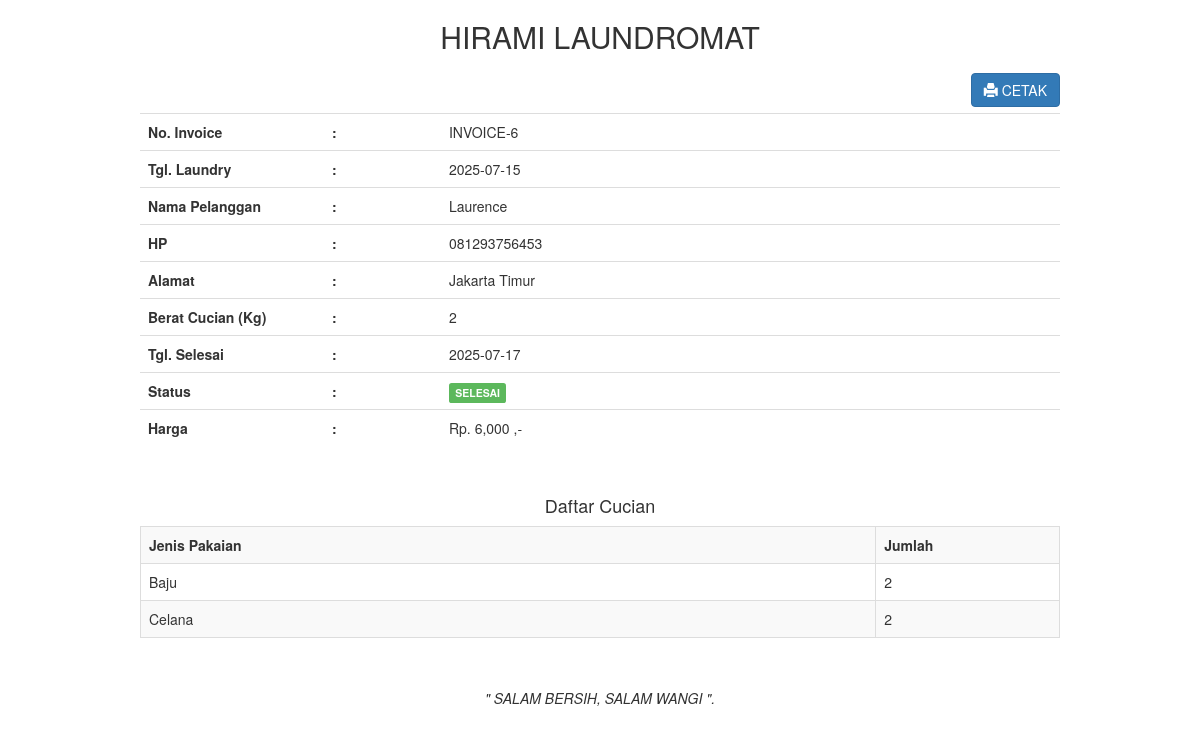
/admin/transaksi_invoice.php?id=6 (signed in), run on the app's committed database.
### tables this page shows
CREATE TABLE `transaksi` (
  `transaksi_id` int(11) NOT NULL,
  `transaksi_tgl` date NOT NULL,
  `transaksi_pelanggan` int(11) NOT NULL,
  `transaksi_harga` int(11) NOT NULL,
  `transaksi_berat` int(11) NOT NULL,
  `transaksi_tgl_selesai` date NOT NULL,
  `transaksi_status` int(11) NOT NULL
);

CREATE TABLE `pelanggan` (
  `pelanggan_id` int(11) NOT NULL,
  `pelanggan_nama` varchar(255) NOT NULL,
  `pelanggan_hp` varchar(255) NOT NULL,
  `pelanggan_alamat` text NOT NULL
);

CREATE TABLE `pakaian` (
  `pakaian_id` int(11) NOT NULL,
  `pakaian_transaksi` int(11) NOT NULL,
  `pakaian_jenis` varchar(255) NOT NULL,
  `pakaian_jumlah` int(11) NOT NULL
);

### admin/transaksi_invoice.php (the view, shortened to what this page needs)
<!DOCTYPE html>
<html>
<head>
    <link rel="stylesheet" type="text/css" href="../assets/css/bootstrap.css">
</head>
<body>
    <?php
    include '../koneksi.php';
    ?>
    <div class="container">
        <div class="col-md-10 col-md-offset-1">
            <?php
            $id = $_GET['id'];
            $transaksi = mysqli_query($koneksi,"select * from transaksi,pelanggan where transaksi_id='$id' and transaksi_pelanggan=pelanggan_id");
            while($t=mysqli_fetch_array($transaksi)){
                ?>
                <center><h2>HIRAMI LAUNDROMAT</h2></center>
                <a href="transaksi_invoice_cetak.php?id=<?php echo $id; ?>" target="_blank" class="btn btn-primary pull-right"><i class="glyphicon glyphicon-print"></i> CETAK</a>
                <br/>
                <br/>
                <table class="table">
                    <tr>
                        <th width="20%">No. Invoice</th>
                        <th>:</th>
                        <td>INVOICE-<?php echo $t['transaksi_id']; ?></td>
                    </tr>
                    <tr>
                        <th width="20%">Tgl. Laundry</th>
                        <th>:</th>
                        <td><?php echo $t['transaksi_tgl']; ?></td>
                    </tr>
                    <tr>
                        <th>Nama Pelanggan</th>
                        <th>:</th>
                        <td><?php echo $t['pelanggan_nama']; ?></td>
                    </tr>
                    <tr>
                        <th>HP</th>
                        <th>:</th>
                        <td><?php echo $t['pelanggan_hp']; ?></td>
                    </tr>
                    <tr>
                        <th>Alamat</th>
                        <th>:</th>
                        <td><?php echo $t['pelanggan_alamat']; ?></td>
                    </tr>
                    <tr>
                        <th>Berat Cucian (Kg)</th>
                        <th>:</th>
                        <td><?php echo $t['transaksi_berat']; ?></td>
                    </tr>
                    <tr>
                        <th>Tgl. Selesai</th>
                        <th>:</th>
                        <td><?php echo $t['transaksi_tgl_selesai']; ?></td>
                        </tr>
                    <tr>
                        <th>Status</th>
                        <th>:</th>
                        <td>
                            <?php
                            if($t['transaksi_status']=="0"){
                                echo "<div class='label label-warning'>PROSES</div>";
                            }else if($t['transaksi_status']=="1"){
                                echo "<div class='label label-info'>DI CUCI</div>";
                            }else if($t['transaksi_status']=="2"){
                                echo "<div class='label label-success'>SELESAI</div>";
                            }
                            ?>
                        </td>
                    </tr>
                    <tr>
                        <th>Harga</th>
                        <th>:</th>
                        <td><?php echo "Rp. ".number_format($t['transaksi_harga'])." ,-"; ?></td>
                    </tr>
                </table>
                <br/>
                <h4 class="text-center">Daftar Cucian</h4>
                <table class="table table-bordered table-striped">
                    <tr>
                        <th>Jenis Pakaian</th>
                        <th width="20%">Jumlah</th>
                    </tr>
                    <?php
                    $id = $t['transaksi_id'];
                    $pakaian = mysqli_query($koneksi,"select * from pakaian where pakaian_transaksi='$id'");
                    while($p=mysqli_fetch_array($pakaian)){
                        ?>
                        <tr>
                            <td><?php echo $p['pakaian_jenis']; ?></td>
                            <td width="5%"><?php echo $p['pakaian_jumlah']; ?></td>
                        </tr>
                        <?php } ?>
                    </table>
                    <br/>
                    <p><center><i>" SALAM BERSIH, SALAM WANGI ".</i></center></p>
                    <?php
                }
                ?>
            </div>
        </div>
    </body>
    </html>

### data on the page
transaksi: transaksi_id "6", transaksi_tgl "2025-07-15", pelanggan.pelanggan_nama "Laurence", pelanggan.pelanggan_hp "081293756453", pelanggan.pelanggan_alamat "Jakarta Timur", transaksi_berat "2", transaksi_tgl_selesai "2025-07-17", transaksi_status "SELESAI", transaksi_harga "6,000"
pakaian: pakaian_jenis "Baju", pakaian_jumlah "2"
pakaian: pakaian_jenis "Celana", pakaian_jumlah "2"
